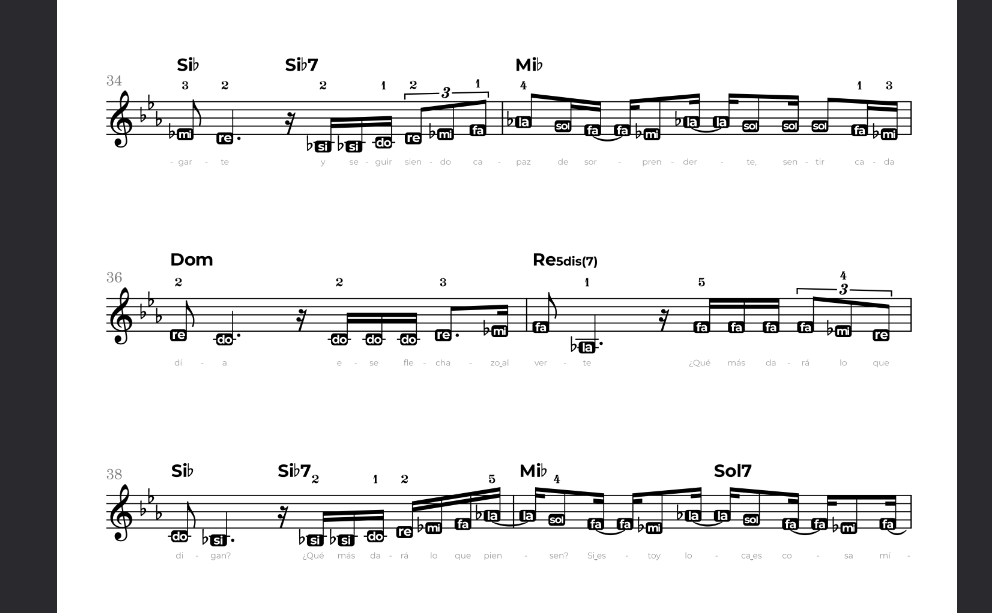
#> input picture ejemplo01.png, 992 x 613 px
$ python -i image_preprocessor.py   (imports and definitions only)
#> lines starting #> are read from the running program, lines starting #| are printed output that depends on the picture; after the words box and inside, x2 and y2 are one past the last pixel; in counts of white or black regions, pixels touching at a corner belong together
from typing import Optional, Tuple

import cv2
import numpy as np


def ensure_grayscale(img: np.ndarray) -> np.ndarray:
    """
    Ensures that the input image is a single-channel 8-bit grayscale array.
    """
    if len(img.shape) == 2:
        return img
    if len(img.shape) == 3:
        if img.shape[2] == 4:
            # BGRA -> Gray
            return cv2.cvtColor(img, cv2.COLOR_BGRA2GRAY)
        if img.shape[2] == 3:
            # BGR -> Gray
            return cv2.cvtColor(img, cv2.COLOR_BGR2GRAY)
    return img


def binarize_image(
    gray: np.ndarray,
    method: str = "adaptive",
    block_size: int = 21,
    c: int = 10,
) -> np.ndarray:
    """
    Applies adaptive thresholding or Otsu binarization, guaranteeing
    pure black-and-white output (255 paper background, 0 black music ink).
    """
    gray = ensure_grayscale(gray)
    # Mild Gaussian blur to remove scanning grain
    blurred = cv2.GaussianBlur(gray, (3, 3), 0)

    if method == "otsu":
        _, binary = cv2.threshold(
            blurred, 0, 255, cv2.THRESH_BINARY + cv2.THRESH_OTSU
        )
    else:
        # Default adaptive Gaussian thresholding
        # block_size must be odd and >= 3
        if block_size % 2 == 0:
            block_size += 1
        binary = cv2.adaptiveThreshold(
            blurred,
            255,
            cv2.ADAPTIVE_THRESH_GAUSSIAN_C,
            cv2.THRESH_BINARY,
            block_size,
            c,
        )

    # Standardize polarity: music notation must have white paper (255) and black ink (0)
    if np.mean(binary) < 127:
        binary = cv2.bitwise_not(binary)

    return binary


def detect_skew_angle(binary_or_gray: np.ndarray) -> float:
    """
    Detects the dominant skew angle (in degrees) of music staff lines
    using edge detection and the Hough Line Transform.
    Returns angle in degrees, where 0.0 means perfectly horizontal.
    """
    gray = ensure_grayscale(binary_or_gray)
    # Invert so black staff lines become white foreground lines
    inv = 255 - gray if np.mean(gray) > 127 else gray

    edges = cv2.Canny(inv, 50, 150, apertureSize=3)
    lines = cv2.HoughLinesP(
        edges,
        rho=1,
        theta=np.pi / 180,
        threshold=70,
        minLineLength=50,
        maxLineGap=15,
    )

    if lines is None or len(lines) == 0:
        return 0.0

    angles = []
    for line_seg in lines:
        coords = line_seg.flatten()
        if len(coords) < 4:
            continue
        x1, y1, x2, y2 = coords[0], coords[1], coords[2], coords[3]
        angle = np.degrees(np.arctan2(y2 - y1, x2 - x1))
        # Musical staff lines are predominantly near-horizontal (±30 degrees)
        if abs(angle) < 30.0:
            angles.append(angle)

    if not angles:
        return 0.0

    median_angle = float(np.median(angles))
    # Threshold tiny micro-angles below 0.1 degree to prevent unnecessary resampling
    if abs(median_angle) < 0.1:
        return 0.0
    return median_angle


def deskew_image(
    img: np.ndarray,
    angle: Optional[float] = None,
) -> Tuple[np.ndarray, float]:
    """
    Rotates the image to align staff lines horizontally.
    If angle is not provided, it is automatically detected.
    """
    h, w = img.shape[:2]
    if angle is None:
        angle = detect_skew_angle(img)

    if abs(angle) < 0.1:
        return img, 0.0

    center = (w // 2, h // 2)
    # Rotate by the detected angle to make staff lines horizontal
    rot_mat = cv2.getRotationMatrix2D(center, angle, 1.0)
    # Fill border with white (255) to preserve music paper margins
    border_val = 255 if len(img.shape) == 2 else (255, 255, 255)
    deskewed = cv2.warpAffine(
        img,
        rot_mat,
        (w, h),
        flags=cv2.INTER_LINEAR,
        borderMode=cv2.BORDER_CONSTANT,
        borderValue=border_val,
    )

    return deskewed, angle


def preprocess_image_numpy(
    img: np.ndarray,
    do_deskew: bool = True,
    method: str = "adaptive",
) -> Tuple[np.ndarray, float]:
    """
    Full preprocessing pipeline on a numpy image:
    1. Grayscale conversion.
    2. Optional automatic deskewing.
    3. Adaptive binarization to clean 255/0 values.
    Returns (binarized_image, detected_skew_angle).
    """
    gray = ensure_grayscale(img)
    angle = 0.0
    if do_deskew:
        gray, angle = deskew_image(gray)

    binarized = binarize_image(gray, method=method)
    return binarized, angle


def preprocess_image_bytes(
    image_bytes: bytes,
    do_deskew: bool = True,
    method: str = "adaptive",
) -> Tuple[bytes, float]:
    """
    Decodes raw image bytes (PNG, JPG, TIFF, WebP), applies preprocessing pipeline,
    and returns encoded clean PNG bytes.
    """
    nparr = np.frombuffer(image_bytes, np.uint8)
    img = cv2.imdecode(nparr, cv2.IMREAD_UNCHANGED)
    if img is None:
        raise ValueError("No se pudo decodificar la imagen proporcionada.")

    binarized, angle = preprocess_image_numpy(
        img,
        do_deskew=do_deskew,
        method=method,
    )

    success, encoded_buf = cv2.imencode(".png", binarized)
    if not success:
        raise RuntimeError("Fallo al codificar la imagen procesada en formato PNG.")

    return bytes(encoded_buf), angle

>>> import cv2
>>> picture = cv2.imread('../../../ejemplo01.png')
#> picture is the input picture: shape (613, 992, 3); mean B, G, R 222.1, 221.7, 221.7
>>> result = preprocess_image_numpy(picture)
#> in detect_skew_angle, `inv = 255 - gray if np.mean(gray) > 127 else gray`:
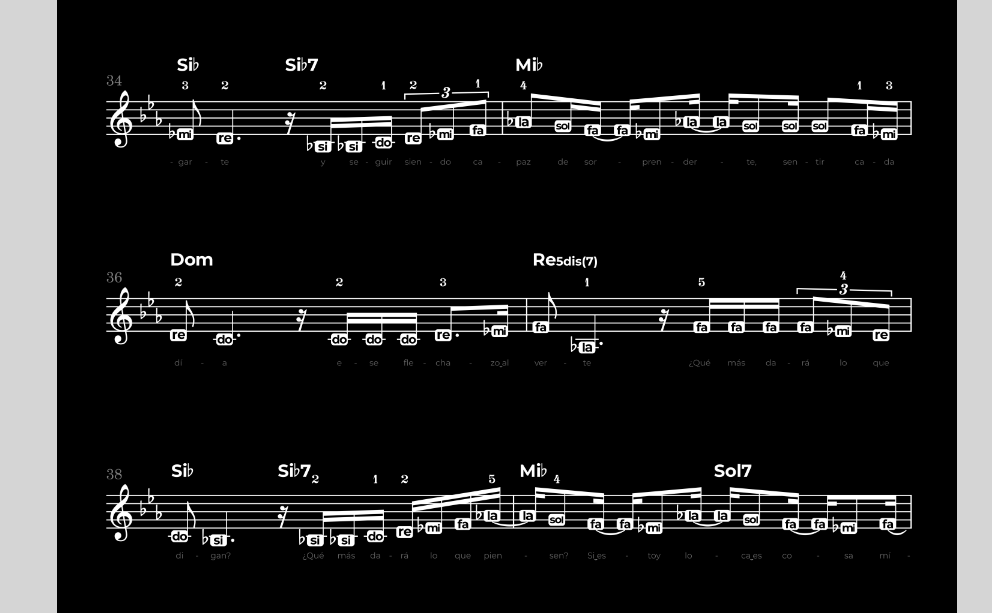
#> inv: shape (613, 992); min 0, max 255, mean 33.3
#> in detect_skew_angle, `edges = cv2.Canny(inv, 50, 150, apertureSize=3)`:
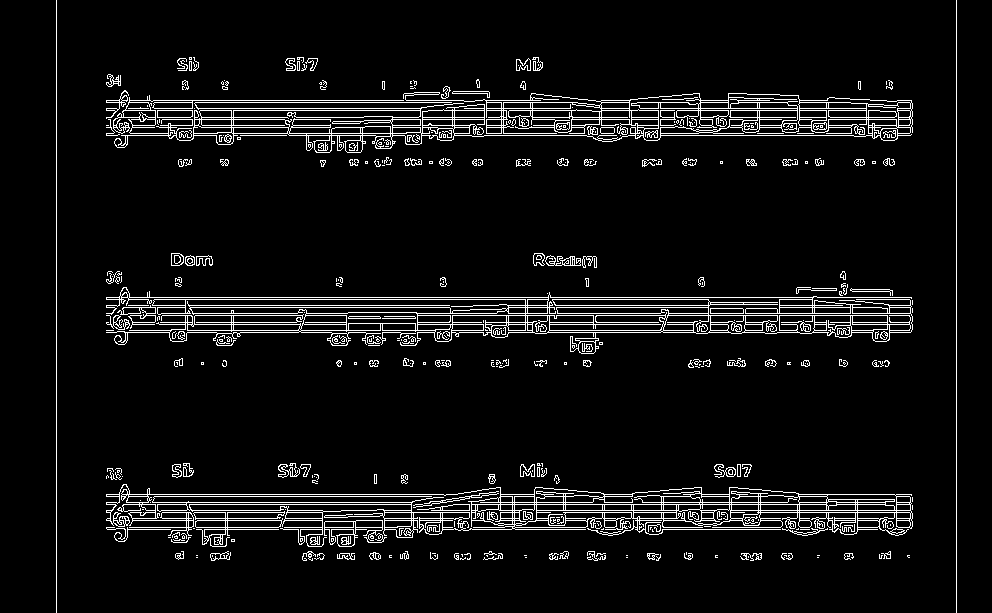
#> edges: shape (613, 992); 6.2% white in thin lines or dots
#> in detect_skew_angle, `lines = cv2.HoughLinesP( edges, rho=1, theta=np.pi / 180, threshold=70..`: lines = 181 rows, first 6: [106, 307, 449, 307], [106, 110, 879, 110], [471, 502, 910, 502], [106, 330, 911, 330], [106, 504, 431, 504], [341, 510, 411, 510]
#> the loop in detect_skew_angle, `for line_seg in lines:` made 181 passes
#> (x1, y1, x2, y2, angle) on passes 1 to 3: (106, 307, 449, 307, 0), (106, 110, 879, 110, 0), (471, 502, 910, 502, 0)
#> after the loop in detect_skew_angle, `for line_seg in lines:`: angles = 178 values, max 4 at index 88, min -5.44 at index 139, mean 0.127
#> in detect_skew_angle, `median_angle = float(np.median(angles))`: median_angle = 0
#> in binarize_image, `blurred = cv2.GaussianBlur(gray, (3, 3), 0)`:
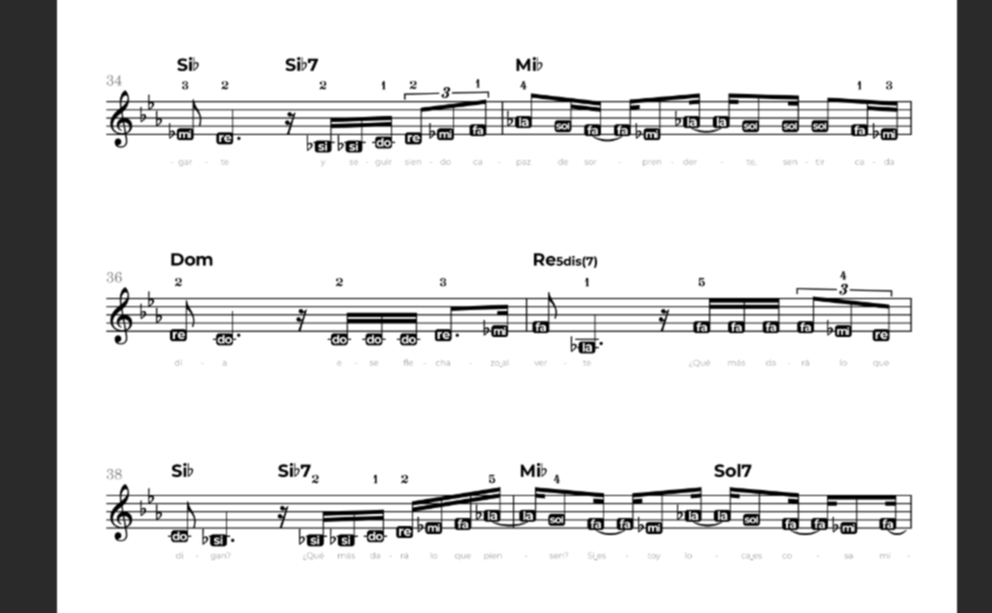
#> blurred: shape (613, 992); min 0, max 255, mean 221.7
#> in binarize_image, `binary = cv2.adaptiveThreshold( blurred, 255, cv2.ADAPTIVE_THRESH_GAUS..`:
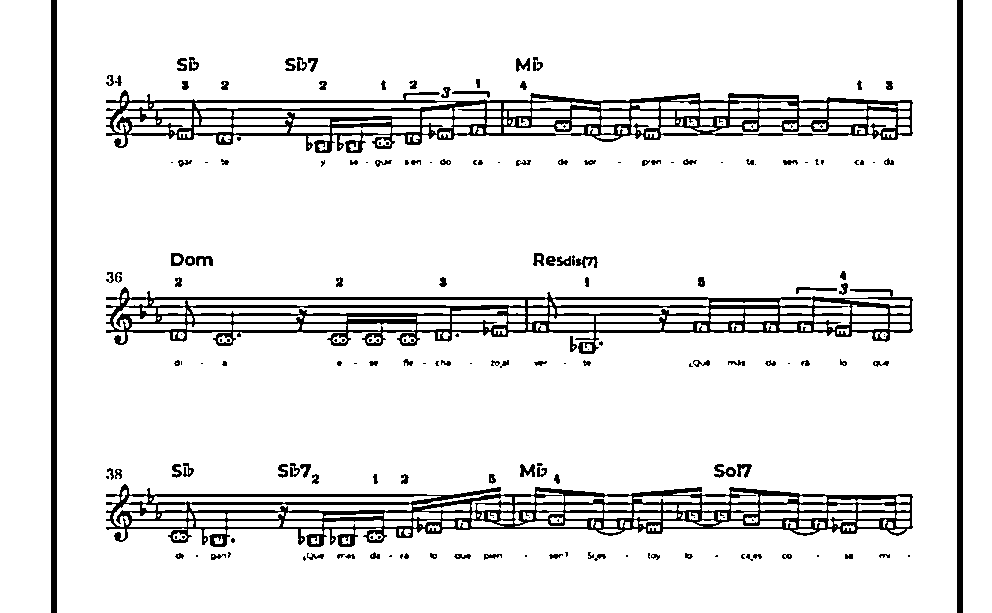
#> binary: shape (613, 992); 90.7% white; 188 black regions (76 under 20 px), largest, box (x1, y1, x2, y2) and area: (106, 484, 913, 547) 14806, (106, 90, 913, 153) 14284, (106, 287, 913, 354) 13888
